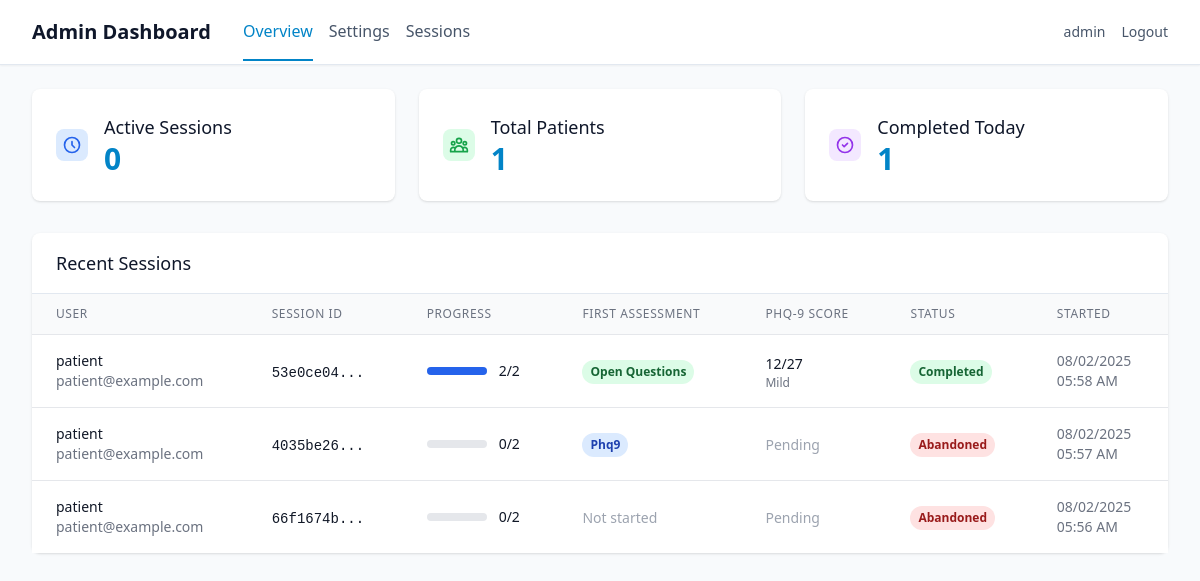
The app's page /admin/dashboard (signed in) with its own data.
### app/models/user.py (models this page shows, shortened)
class User(UserMixin, db.Model):
    id = db.Column(db.Integer, primary_key=True)
    username = db.Column(db.String(80), unique=True, nullable=False)
    email = db.Column(db.String(120), unique=True, nullable=False)
    password_hash = db.Column(db.String(255), nullable=False)
    user_type = db.Column(db.String(20), nullable=False, default='patient')
    created_at = db.Column(db.DateTime, default=datetime.utcnow)
    is_active = db.Column(db.Boolean, default=True)
    patient_profile = db.relationship('PatientProfile', backref='user', uselist=False, cascade='all, delete-orphan')
    assessments = db.relationship('Assessment', backref='user', lazy=True, cascade='all, delete-orphan')
    def is_superuser(self):
        return self.user_type == 'superuser'

### app/models/assessment.py (models this page shows, shortened)
class Assessment(db.Model):
    id = db.Column(db.Integer, primary_key=True)
    user_id = db.Column(db.Integer, db.ForeignKey('user.id'), nullable=False)
    session_id = db.Column(db.String(100), nullable=False, unique=True)
    first_assessment_type = db.Column(db.String(20))  # 'phq9' or 'open_questions'
    phq9_completed = db.Column(db.Boolean, default=False)
    open_questions_completed = db.Column(db.Boolean, default=False)
    status = db.Column(db.String(20), default='in_progress')  # 'in_progress', 'completed', 'abandoned'
    consent_agreed = db.Column(db.Boolean, default=False)
    camera_verified = db.Column(db.Boolean, default=False)
    started_at = db.Column(db.DateTime, default=datetime.utcnow)
    completed_at = db.Column(db.DateTime)
    consent_at = db.Column(db.DateTime)
    camera_check_at = db.Column(db.DateTime)
    first_assessment_started_at = db.Column(db.DateTime)
    phq9_score = db.Column(db.Integer)
    phq9_severity = db.Column(db.String(20))  # 'minimal', 'mild', 'moderate', 'severe'
    phq9_settings = db.Column(db.Text)  # JSON string of PHQ-9 settings used
    recording_settings = db.Column(db.Text)  # JSON string of recording settings used
    chat_settings = db.Column(db.Text)  # JSON string of chat settings used
    assessment_order = db.Column(db.String(20))  # 'phq_first' or 'questions_first'
    phq9_responses = db.relationship('PHQ9Response', backref='assessment', lazy=True, cascade='all, delete-orphan')
    open_responses = db.relationship('OpenQuestionResponse', backref='assessment', lazy=True, cascade='all, delete-orphan')
    emotion_data = db.relationship('EmotionData', backref='assessment', lazy=True, cascade='all, delete-orphan')
    def get_completion_order(self):
            return {
                'first_type': self.first_assessment_type,
                'phq9_completed': self.phq9_completed,
                'open_questions_completed': self.open_questions_completed,
                'both_completed': self.phq9_completed and self.open_questions_completed
            }

### app/routes/admin.py (the view)
@admin_bp.route('/dashboard')
@login_required
@admin_required
def dashboard():
    stats = AdminDashboardService.get_overview_stats()
    recent_sessions = AdminDashboardService.get_recent_sessions(limit=15)
    return render_template('admin/dashboard.html',
                         **stats,
                         recent_sessions=recent_sessions)

### app/services/admin.py (called while the page is built)
    @staticmethod
    def get_overview_stats():
        today = datetime.utcnow().date()
        active_sessions = Assessment.query.filter_by(status='in_progress').count()
        total_patients = db.session.query(Assessment.user_id).distinct().count()
        completed_today = Assessment.query.filter(
            Assessment.status == 'completed',
            func.date(Assessment.completed_at) == today
        ).count()
        return {
            'active_sessions': active_sessions,
            'total_patients': total_patients,
            'completed_today': completed_today
        }

### run.py (called while the page is built)
@app.before_request
def before_request():
    from flask import request
    if not current_user.is_authenticated and request.endpoint not in ['auth.login', 'auth.register', 'static']:
        return redirect(url_for('auth.login'))

### app/templates/admin/dashboard.html (shortened to what this page needs)
{% extends "base.html" %}
{% block nav %}
<nav class="bg-white shadow-sm border-b border-secondary-200">
    <div class="max-w-7xl mx-auto px-4 sm:px-6 lg:px-8">
        <div class="flex justify-between h-16">
            <div class="flex items-center space-x-8">
                <h1 class="text-xl font-semibold text-secondary-900">Admin Dashboard</h1>
                <div class="flex space-x-4">
                    <a href="{{ url_for('admin.dashboard') }}"
                       class="text-primary-600 border-b-2 border-primary-600 pb-4 pt-4">
                        Overview
                    </a>
                    <a href="{{ url_for('settings.show_settings') }}"
                       class="text-secondary-600 hover:text-secondary-900 pb-4 pt-4">
                        Settings
                    </a>
                    <a href="#" class="text-secondary-600 hover:text-secondary-900 pb-4 pt-4">
                        Sessions
                    </a>
                </div>
            </div>
            <div class="flex items-center space-x-4">
                <span class="text-sm text-secondary-600">{{ current_user.username }}</span>
                <a href="{{ url_for('auth.logout') }}"
                   class="text-sm text-secondary-600 hover:text-secondary-900">
                    Logout
                </a>
            </div>
        </div>
    </div>
</nav>
{% endblock %}
{% block content %}
<div class="max-w-7xl mx-auto py-6 sm:px-6 lg:px-8">
    <div class="grid grid-cols-1 md:grid-cols-3 gap-6 mb-8">
        <div class="bg-white rounded-lg shadow p-6">
            <div class="flex items-center">
                <div class="flex-shrink-0">
                    <div class="w-8 h-8 bg-blue-100 rounded-lg flex items-center justify-center">
                        <svg class="w-5 h-5 text-blue-600" fill="none" stroke="currentColor" viewBox="0 0 24 24">
                            <path stroke-linecap="round" stroke-linejoin="round" stroke-width="2" d="M12 8v4l3 3m6-3a9 9 0 11-18 0 9 9 0 0118 0z"/>
                        </svg>
                    </div>
                </div>
                <div class="ml-4">
                    <h3 class="text-lg font-medium text-secondary-900">Active Sessions</h3>
                    <p class="text-3xl font-bold text-primary-600">{{ active_sessions }}</p>
                </div>
            </div>
        </div>
        <div class="bg-white rounded-lg shadow p-6">
            <div class="flex items-center">
                <div class="flex-shrink-0">
                    <div class="w-8 h-8 bg-green-100 rounded-lg flex items-center justify-center">
                    </div>
                </div>
                <div class="ml-4">
                    <h3 class="text-lg font-medium text-secondary-900">Total Patients</h3>
                    <p class="text-3xl font-bold text-primary-600">{{ total_patients }}</p>
                </div>
            </div>
        </div>
        <div class="bg-white rounded-lg shadow p-6">
            <div class="flex items-center">
                <div class="flex-shrink-0">
                    <div class="w-8 h-8 bg-purple-100 rounded-lg flex items-center justify-center">
                        <svg class="w-5 h-5 text-purple-600" fill="none" stroke="currentColor" viewBox="0 0 24 24">
                            <path stroke-linecap="round" stroke-linejoin="round" stroke-width="2" d="M9 12l2 2 4-4m6 2a9 9 0 11-18 0 9 9 0 0118 0z"/>
                        </svg>
                    </div>
                </div>
                <div class="ml-4">
                    <h3 class="text-lg font-medium text-secondary-900">Completed Today</h3>
                    <p class="text-3xl font-bold text-primary-600">{{ completed_today }}</p>
                </div>
            </div>
        </div>
    </div>
    <div class="bg-white rounded-lg shadow">
        <div class="px-6 py-4 border-b border-secondary-200">
            <h3 class="text-lg font-medium text-secondary-900">Recent Sessions</h3>
        </div>
        {% if recent_sessions %}
        <div class="overflow-x-auto">
            <table class="min-w-full divide-y divide-gray-200">
                <thead class="bg-gray-50">
                    <tr>
                        <th class="px-6 py-3 text-left text-xs font-medium text-gray-500 uppercase tracking-wider">User</th>
                        <th class="px-6 py-3 text-left text-xs font-medium text-gray-500 uppercase tracking-wider">Session ID</th>
                        <th class="px-6 py-3 text-left text-xs font-medium text-gray-500 uppercase tracking-wider">Progress</th>
                        <th class="px-6 py-3 text-left text-xs font-medium text-gray-500 uppercase tracking-wider">First Assessment</th>
                        <th class="px-6 py-3 text-left text-xs font-medium text-gray-500 uppercase tracking-wider">PHQ-9 Score</th>
                        <th class="px-6 py-3 text-left text-xs font-medium text-gray-500 uppercase tracking-wider">Status</th>
                        <th class="px-6 py-3 text-left text-xs font-medium text-gray-500 uppercase tracking-wider">Started</th>
                    </tr>
                </thead>
                <tbody class="bg-white divide-y divide-gray-200">
                    {% for session in recent_sessions %}
                    <tr class="hover:bg-gray-50">
                        <td class="px-6 py-4 whitespace-nowrap">
                            <div>
                                <div class="text-sm font-medium text-gray-900">{{ session.username }}</div>
                                <div class="text-sm text-gray-500">{{ session.email }}</div>
                            </div>
                        </td>
                        <td class="px-6 py-4 whitespace-nowrap">
                            <span class="text-sm text-gray-900 font-mono">{{ session.session_id[:8] }}...</span>
                        </td>
                        <td class="px-6 py-4 whitespace-nowrap">
                            <div class="flex items-center">
                                <div class="w-full bg-gray-200 rounded-full h-2 mr-3" style="width: 60px;">
                                    <div class="bg-blue-600 h-2 rounded-full" style="width: {{ (session.progress_count / 2 * 100) }}%"></div>
                                </div>
                                <span class="text-sm font-medium text-gray-900">{{ session.progress_text }}</span>
                            </div>
                        </td>
                        <td class="px-6 py-4 whitespace-nowrap">
                            {% if session.first_type %}
                                <span class="inline-flex px-2 py-1 text-xs font-semibold rounded-full
                                           {% if session.first_type == 'phq9' %}bg-blue-100 text-blue-800{% else %}bg-green-100 text-green-800{% endif %}">
                                    {{ session.first_type.replace('_', ' ').title() }}
                                </span>
                            {% else %}
                                <span class="text-sm text-gray-400">Not started</span>
                            {% endif %}
                        </td>
                        <td class="px-6 py-4 whitespace-nowrap">
                            {% if session.phq9_score is not none %}
                                <div>
                                    <span class="text-sm font-medium text-gray-900">{{ session.phq9_score }}/27</span>
                                    <div class="text-xs text-gray-500 capitalize">{{ session.phq9_severity.replace('_', ' ') if session.phq9_severity else '' }}</div>
                                </div>
                            {% else %}
                                <span class="text-sm text-gray-400">Pending</span>
                            {% endif %}
                        </td>
                        <td class="px-6 py-4 whitespace-nowrap">
                            <span class="inline-flex px-2 py-1 text-xs font-semibold rounded-full {{ session.status_class }}">
                                {{ session.status }}
                            </span>
                        </td>
                        <td class="px-6 py-4 whitespace-nowrap text-sm text-gray-500">
                            <div>{{ session.started_at.strftime('%m/%d/%Y') }}</div>
                            <div>{{ session.started_at.strftime('%I:%M %p') }}</div>
                        </td>
                    </tr>
                    {% endfor %}
                </tbody>
            </table>
        </div>
        {% endif %}
    </div>
</div>
{% endblock %}

### app/templates/base.html (shortened to what this page needs)
<!DOCTYPE html>
<html lang="en" class="h-full">
<head>
    <script src="https://cdn.tailwindcss.com"></script>
</head>
<body class="h-full bg-secondary-50 text-secondary-900 overflow-x-hidden">
    {% block nav %}{% endblock %}
    <main class="{% block main_class %}{% endblock %}">
        {% block content %}{% endblock %}
    </main>
</body>
</html>

### records on screen
User: username "admin"
Assessment: username "patient", email "patient@example.com", session_id "53e0ce04", {{ (session.progress_count / 2 * 100) }} 100.0 (drawn), progress_text "2/2", first_type.replace "Open Questions", phq9_score "12", phq9_severity "Mild", status "Completed", started_at "08/02/2025", started_at "05:58 AM"
User: username "patient" "patient", email "patient@example.com" "patient@example.com"
Assessment: first_type.replace "Phq9", started_at "08/02/2025", started_at "05:57 AM"
Assessment: started_at "08/02/2025", started_at "05:56 AM"

### other values on screen
{{ active_sessions }} "0"
{{ total_patients }} "1"
{{ completed_today }} "1"
{{ session.session_id[:8] }} "4035be26" "66f1674b"
{{ session.progress_text }} "0/2" "0/2"
{{ session.status }} "Abandoned" "Abandoned"
